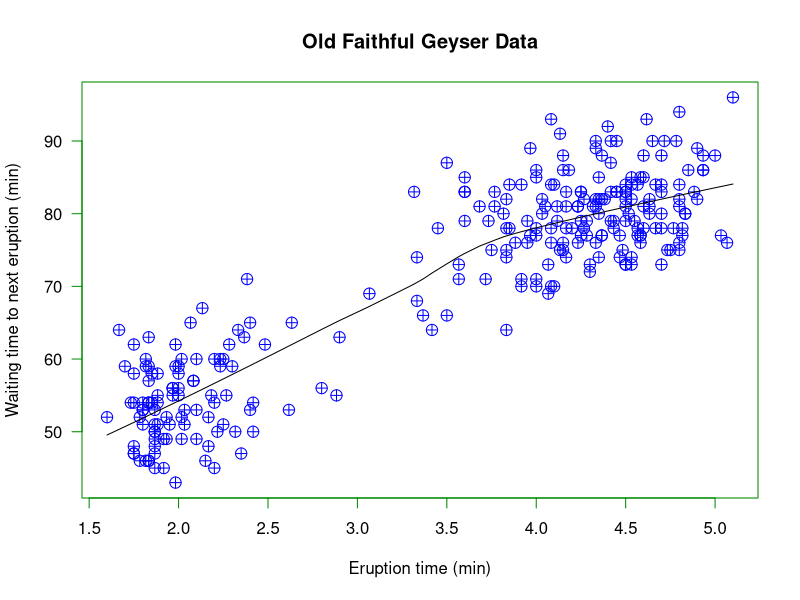

Here is the R script that generated this plot:
#Scatter diagram
par(mfrow = c(1,1)) 
df_tilte <- "Old Faithful Geyser Data"
x_lim <-  c(min(faithful$eruption), max(faithful$eruption))
y_lim <-  c(min(faithful$waiting), max(faithful$waiting))

plot(faithful$eruptions, faithful$waiting,
     main =df_tilte, 
     xlab = "Eruption time (min)", ylab = "Waiting time to next eruption (min)",
     fg="green4", cex =1.5, adj =0.5, las=1, col="blue", pch=10, xlim=x_lim, ylim = y_lim
)
lines(lowess(faithful))